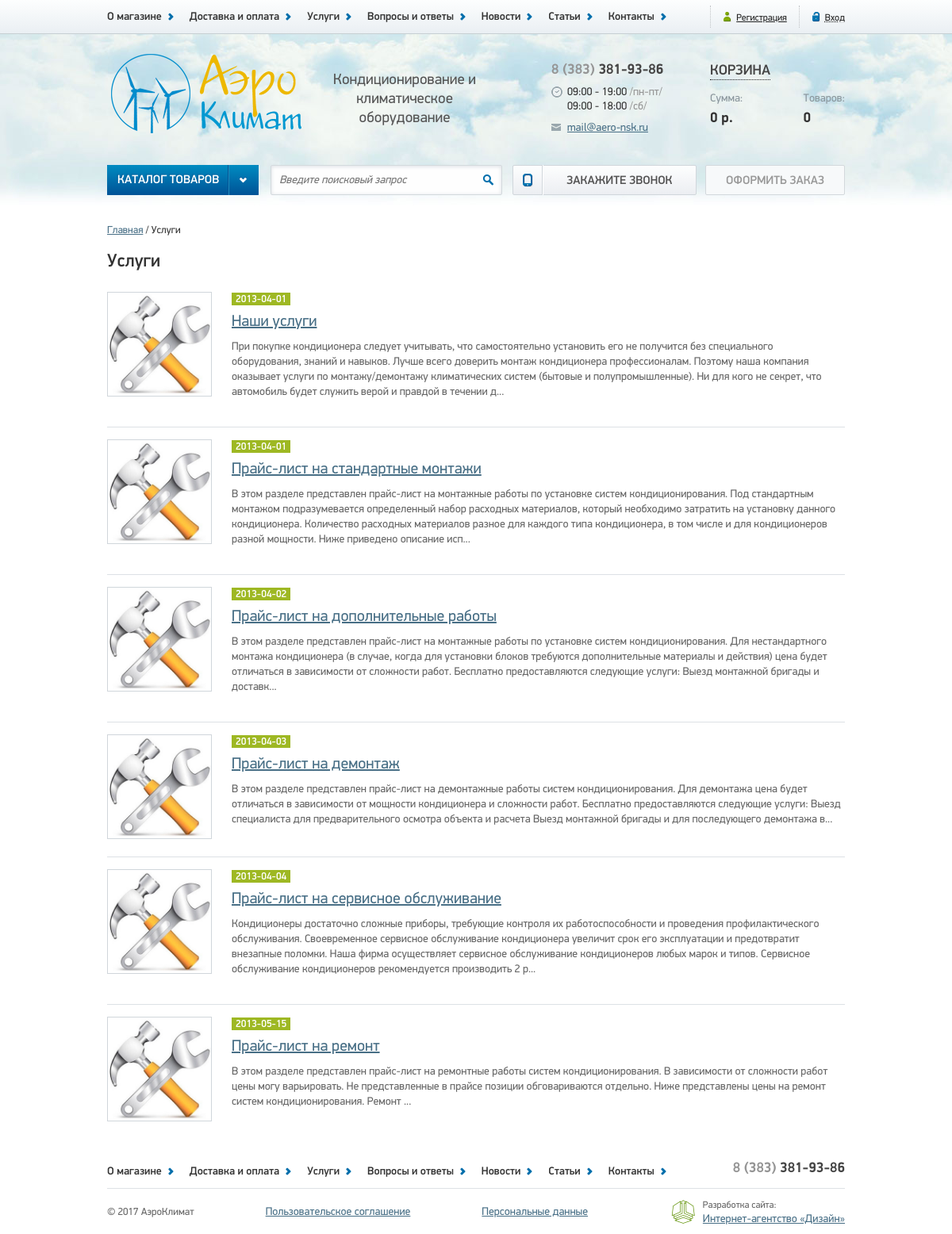
/services, run on the app's committed database.
### tables this page shows
CREATE TABLE `pages` (
  `id` int(3) NOT NULL,
  `name` varchar(255) NOT NULL,
  `title` varchar(255) NOT NULL,
  `meta_d` varchar(255) NOT NULL,
  `meta_k` varchar(255) NOT NULL,
  `text` text NOT NULL,
  `text1` text,
  `text2` text,
  `text3` text
);

CREATE TABLE `services` (
  `id` int(5) NOT NULL,
  `author_id` int(5) DEFAULT NULL,
  `title` varchar(255) NOT NULL,
  `date` date NOT NULL,
  `image` varchar(255) DEFAULT NULL,
  `text` text NOT NULL
);

### app/Controllers/Services.php (called while the page is built, shortened)
<?php
class Services
    extends Controller
{
    protected function actionDefault()
    {
        $this->view->items = Service::findAll();
        $this->view->page  = Page::findByName('services');
        $this->view->display(__DIR__ . '/../../views/default/news.php');
    }
}

### public/index.php (called while the page is built, shortened)
<?php
$uri = $_SERVER['REQUEST_URI'];
$parts = explode('/', $uri);
foreach ($parts as $key => $part){
    $parts[$key] = ucfirst($part);
}
if ($parts[1] === 'Admin'){
    $controllerClass = '\\App\\Controllers\\Admin\\' . (!empty($parts[2]) ? $parts[2] : 'Index');
    if (!class_exists($controllerClass)) {
        $controller = new Errors();
        $controller->action('403');
    }
    $actionName = (!empty($parts[3]) ? $parts[3] : 'Default');
} else {
    $actionName = (!empty($parts[2]) ? $parts[2] : 'Default');
}
$controller = new $controllerClass;
try {
    $controller->action($actionName);
} catch (DbException $e) {
    $controller = new Errors();
    $controller->action('500');
} catch (NotFoundException $e) {
    $controller = new Errors();
    $controller->action('404');
} catch (UploaderException $e) {
    $controller = new Errors();
    $controller->action('400');
}

### app/Db.php (called while the page is built, shortened)
<?php
class Db
{
    protected $dbh;
    public function __construct()
    {
        $config = Config::getInstance()->data;
        $dsn = 'mysql:host=' . $config['db']['host'] . ';dbname=' . $config['db']['dbname'];
        try {
            $this->dbh = new \PDO($dsn, $config['db']['user'], $config['db']['password']);
        } catch (\PDOException $e) {
            $exc = new DbException($e->getMessage(), $e->getCode());
            Logger::getInstance()->emergency($exc);
            throw $exc;
        }
    }
    public function query(string $sql, string $class, array $params = [])
    {
        try {
            $sth = $this->dbh->prepare($sql);
            $sth->execute($params);
            return $sth->fetchAll(\PDO::FETCH_CLASS, $class);
        } catch (\PDOException $e) {
            $exc = new DbException($e->getMessage(), $e->getCode());
            Logger::getInstance()->error($exc);
            throw $exc;
        }
    }
}

### app/Traits/Singleton.php (called while the page is built, shortened)
<?php
trait Singleton
{
    private static $instance = null;
    public static function getInstance()
    {
        if (static::$instance === null) {
            static::$instance = new static();
        }
        return static::$instance;
    }
}

### app/Config.php (called while the page is built, shortened)
<?php
class Config
{
    private function __construct()
    {
        $this->data = require __DIR__ . '/../config/config.php';
    }
}

### config/config.php (called while the page is built)
<?php
return [
    'db' => [
        'host'     => 'localhost',
        'dbname'   => 'aero',
        'user'     => 'root',
        'password' => ''
    ],
    'log' => [
        'error'    => __DIR__ . '/../logs/errors.log'
    ],
    'image' => [
        'path'     => __DIR__ . '/../public/images/'
    ]
];

### app/Models/Model.php (called while the page is built, shortened)
<?php
abstract class Model
{
    protected static $table = null;
    public static function findAll()
    {
        $sql = 'SELECT * FROM ' . static::$table . ' ORDER BY id';
        $db = new Db();
        $data = $db->query($sql, static::class);
        return $data;
    }
    public static function findByName(string $name)
    {
        $sql = 'SELECT * FROM ' . static::$table . ' WHERE name=:name';
        $params = [
            ':name' => $name
        ];
        $db = new Db();
        $data = $db->query($sql, static::class, $params);
        return array_shift($data);
    }
}

### app/Traits/Magic.php (called while the page is built, shortened)
<?php
trait Magic
{
    protected $data = [];
    public function __set($name, $value)
    {
        $this->data[$name] = $value;
    }
    public function __get($name)
    {
        return $this->data[$name];
    }
}

### app/Models/Service.php (called while the page is built, shortened)
<?php
class Service
    extends Model
{
    public function __get($name)
    {
        return $this->data[$name];
    }
}

### views/default/news.php (the view)
<?php require __DIR__ . '/../header.php'; ?>
<section class="container clearfix">
    <div class="path">
        <span>
            <a href="/">Главная</a>
        </span>
        <span>
            <?php echo $page->title; ?>
        </span>
    </div>
    <main class="wide">
        <h1><?php echo $page->title; ?></h1>
        <?php foreach ($items as $item) : ?>
            <article class="clearfix">
                <img class="left" src="/images/<?php echo $page->name; ?>/<?php echo $item->image; ?>" width="130"/>
                <span class="date"><?php echo $item->date; ?></span>
                <a href="/<?php echo $page->name; ?>/show/?id=<?php echo $item->id; ?>" class="title">
                    <?php echo $item->title; ?>
                </a>
                <p><?php echo strip_tags(mb_substr($item->text, 0, 400) . '...'); ?></p>
            </article>
        <?php endforeach; ?>
    </main>
</section>
<?php require __DIR__ . '/../footer.php';

### public/css/style.css (style rules this page uses)
.left { float: left; }
.clearfix::after { content:""; display: table; clear: both; }
body { background: #ffffff url(/images/bg.jpg) repeat-x 0 42px; }
p { font: 14px/19px "Display"; color: #666666; margin-top: 10px; margin-bottom: 20px; }
h1 { font: 23px "DisplayMedium"; color: #333; padding-bottom: 10px; }
.container { width: 930px; margin: 0 auto; }
.path { margin: 15px 0; font: 13px "Display"; color: #333333; }
.path a { font-size: 13px; }
.path span:after { content: " / "; }
.path span:last-child::after { content: ""; }
main.wide img, main.narrow img { border: 1px solid #D0D6DB; margin: 0 25px 7px 0; }
main.wide article, main.narrow article { padding: 15px 0; border-bottom: 1px solid #dde1e5; }
main.wide article:last-child, main.narrow article:last-child { border-bottom: none; }
main.wide .date, main.narrow .date { font: 13px "DisplayMedium"; color: #fff; padding: 0 5px; background: #9eb823; }
main.wide .title, main.narrow .title { display: block; font: 20px/24px "Display"; margin: 8px 0; }

### data on the page
pages: title "Услуги"
services: image.name (picture), date "2013-04-01", title "Наши услуги", text "При покупке кондиционера следует учитывать, что самостоятельно установить его не получится без специального оборудования, знаний и навыков. Лучше всего доверить монтаж кондиционера профессионалам. Поэтому наша компания оказывает услуги по монтажу/демонтажу климатических систем (бытовые и полупромышленные). Ни для кого не секрет, что автомобиль будет служить верой и правдой в течении д..."
services: image.name (picture), date "2013-04-01", title "Прайс-лист на стандартные монтажи", text "В этом разделе представлен прайс-лист на монтажные работы по установке систем кондиционирования. Под стандартным монтажом подразумевается определенный набор расходных материалов, который необходимо затратить на установку данного кондиционера. Количество расходных материалов разное для каждого типа кондиционера, в том числе и для кондиционеров разной мощности. Ниже приведено описание исп..."
services: image.name (picture), date "2013-04-02", title "Прайс-лист на дополнительные работы", text "В этом разделе представлен прайс-лист на монтажные работы по установке систем кондиционирования. Для нестандартного монтажа кондиционера (в случае, когда для установки блоков требуются дополнительные материалы и действия) цена будет отличаться в зависимости от сложности работ. Бесплатно предоставляются следующие услуги: Выезд монтажной бригады и доставк..."
services: image.name (picture), date "2013-04-03", title "Прайс-лист на демонтаж", text "В этом разделе представлен прайс-лист на демонтажные работы систем кондиционирования. Для демонтажа цена будет отличаться в зависимости от мощности кондиционера и сложности работ. Бесплатно предоставляются следующие услуги: Выезд специалиста для предварительного осмотра объекта и расчета Выезд монтажной бригады и для последующего демонтажа в..."
services: image.name (picture), date "2013-04-04", title "Прайс-лист на сервисное обслуживание", text "Кондиционеры достаточно сложные приборы, требующие контроля их работоспособности и проведения профилактического обслуживания. Своевременное сервисное обслуживание кондиционера увеличит срок его эксплуатации и предотвратит внезапные поломки. Наша фирма осуществляет сервисное обслуживание кондиционеров любых марок и типов. Сервисное обслуживание кондиционеров рекомендуется производить 2 р..."
services: image.name (picture), date "2013-05-15", title "Прайс-лист на ремонт", text "В этом разделе представлен прайс-лист на ремонтные работы систем кондиционирования. В зависимости от сложности работ цены могу варьировать. Не представленные в прайсе позиции обговариваются отдельно. Ниже представлены цены на ремонт систем кондиционирования. Ремонт ..."
